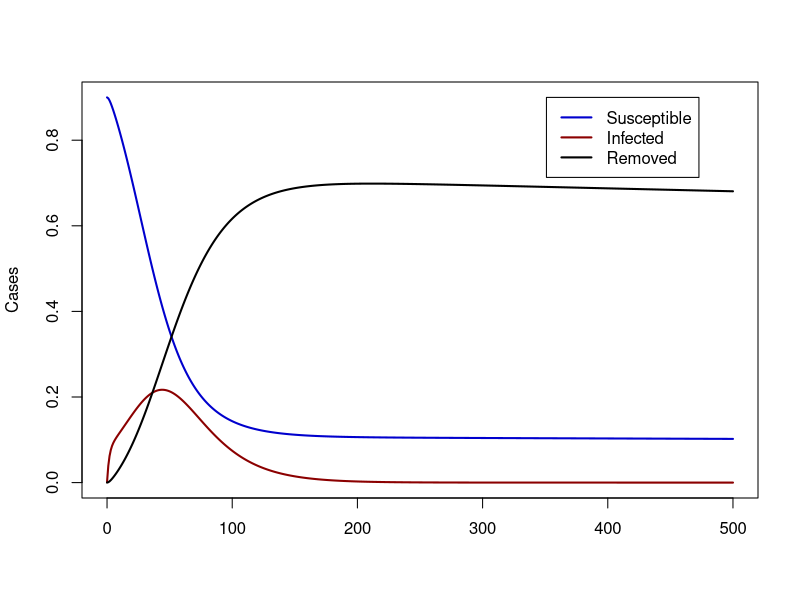

The R source for this figure:
##################################3
#Solving ODE equations
###################################

require('deSolve')
#  Lorenz <- function(t, state, parameters) {
#       with(as.list(c(state, parameters)), {
#         dX <-  a * X + Y * Z
#         dY <-  b * (Y - Z)
#         dZ <- -X * Y + c * Y - Z
#         list(c(dX, dY, dZ))
#       })
#     }
#parameters <- c(a = -8/3, b = -10, c = 28)
#state      <- c(X = 1, Y = 1, Z = 1)
#times      <- seq(0, 100, by = 0.01)
#out <- ode(y = state, times = times, func = Lorenz, parms = parameters)
#plot(out)



SEIR = function(t,state,parameters){
     with(as.list(c(state, parameters)), {
	dS = Lambda - r*beta*S*I/(S + E + I + R) - mu0*S
	dE = r*beta*S*I/(S + E + I + R) - eps*E - mu0*E
	dI = eps*E-gamma*I-mu*I
	dR = gamma*I - mu0*R
        list(c(dS, dE, dI, dR))
       })
}     

parameters <- c(Lambda = 0, r = 0.9, beta= 0.12,mu =0.01, eps= 0.5,gamma=0.04, mu0=0.0001)
state      <- c(S = 0.9, E = 0.099, I = 0.001, R=0.0)
times      <- seq(0, 500, length(1000))
out <- ode(y = state, times = times, func = SEIR, parms = parameters)

jpeg("Gifs/Dif-Eq.jpg")
plot(out[,2]~out[,1], type="l", ylim = range(out[,-1]), xlab="", lwd=2, col="blue3", ylab="Cases")
#points(out[,3]~out[,1], type="l", col="blue3", lwd=2)
points(out[,4]~out[,1], type="l", col="red4", lwd=2)
points(out[,5]~out[,1], type="l",lwd=2)
R0 = parameters[2]*parameters[3]*parameters[5]/((parameters[6]+parameters[4])*(parameters[5]+parameters[4]))
legend(round(2.8*length(times)/4),range(out[,-1])[2], c("Susceptible", "Infected", "Removed"), col=c("blue3","red4", "black" ), lty=1, lwd =2)
dev.off()



##SEIR Mathematical Model
#dSdt = Lambda - r*beta*S*I/N -mu*S
#dEdt = r*beta*S*I/N - eps*E
#dIdt = eps*E-gamma*I-mu*I
#dRdt = gamma*I-mu*R
#N = (S + E + I + R)
